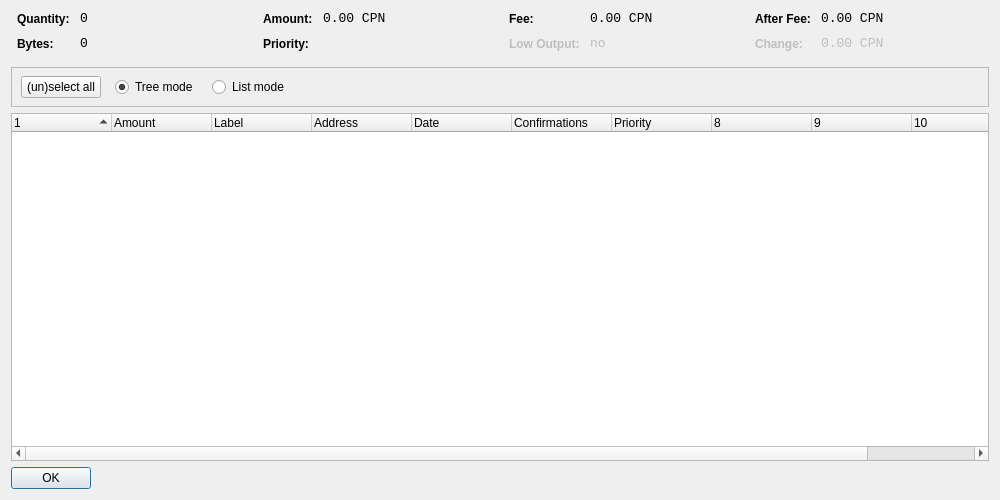
<?xml version="1.0" encoding="UTF-8"?>
<ui version="4.0">
 <class>CoinControlDialog</class>
 <widget class="QDialog" name="CoinControlDialog">
  <property name="geometry">
   <rect>
    <x>0</x>
    <y>0</y>
    <width>1000</width>
    <height>500</height>
   </rect>
  </property>
  <property name="windowTitle">
   <string>Coin Control</string>
  </property>
  <layout class="QVBoxLayout" name="verticalLayout">
   <item>
    <layout class="QHBoxLayout" name="horizontalLayoutTop" stretch="0,0,0,0">
     <property name="topMargin">
      <number>0</number>
     </property>
     <property name="bottomMargin">
      <number>10</number>
     </property>
     <item>
      <layout class="QFormLayout" name="formLayoutCoinControl1">
       <property name="horizontalSpacing">
        <number>10</number>
       </property>
       <property name="verticalSpacing">
        <number>10</number>
       </property>
       <property name="leftMargin">
        <number>6</number>
       </property>
       <property name="rightMargin">
        <number>6</number>
       </property>
       <item row="0" column="0">
        <widget class="QLabel" name="labelCoinControlQuantityText">
         <property name="styleSheet">
          <string notr="true">font-weight:bold;</string>
         </property>
         <property name="text">
          <string>Quantity:</string>
         </property>
        </widget>
       </item>
       <item row="0" column="1">
        <widget class="QLabel" name="labelCoinControlQuantity">
         <property name="font">
          <font>
           <family>Monospace</family>
           <pointsize>10</pointsize>
          </font>
         </property>
         <property name="cursor">
          <cursorShape>IBeamCursor</cursorShape>
         </property>
         <property name="contextMenuPolicy">
          <enum>Qt::ActionsContextMenu</enum>
         </property>
         <property name="text">
          <string notr="true">0</string>
         </property>
         <property name="textInteractionFlags">
          <set>Qt::LinksAccessibleByMouse|Qt::TextSelectableByKeyboard|Qt::TextSelectableByMouse</set>
         </property>
        </widget>
       </item>
       <item row="1" column="0">
        <widget class="QLabel" name="labelCoinControlBytesText">
         <property name="styleSheet">
          <string notr="true">font-weight:bold;</string>
         </property>
         <property name="text">
          <string>Bytes:</string>
         </property>
        </widget>
       </item>
       <item row="1" column="1">
        <widget class="QLabel" name="labelCoinControlBytes">
         <property name="font">
          <font>
           <family>Monospace</family>
           <pointsize>10</pointsize>
          </font>
         </property>
         <property name="cursor">
          <cursorShape>IBeamCursor</cursorShape>
         </property>
         <property name="contextMenuPolicy">
          <enum>Qt::ActionsContextMenu</enum>
         </property>
         <property name="text">
          <string notr="true">0</string>
         </property>
         <property name="textInteractionFlags">
          <set>Qt::LinksAccessibleByMouse|Qt::TextSelectableByKeyboard|Qt::TextSelectableByMouse</set>
         </property>
        </widget>
       </item>
      </layout>
     </item>
     <item>
      <layout class="QFormLayout" name="formLayoutCoinControl2">
       <property name="horizontalSpacing">
        <number>10</number>
       </property>
       <property name="verticalSpacing">
        <number>10</number>
       </property>
       <property name="leftMargin">
        <number>6</number>
       </property>
       <property name="rightMargin">
        <number>6</number>
       </property>
       <item row="0" column="0">
        <widget class="QLabel" name="labelCoinControlAmountText">
         <property name="styleSheet">
          <string notr="true">font-weight:bold;</string>
         </property>
         <property name="text">
          <string>Amount:</string>
         </property>
        </widget>
       </item>
       <item row="0" column="1">
        <widget class="QLabel" name="labelCoinControlAmount">
         <property name="font">
          <font>
           <family>Monospace</family>
           <pointsize>10</pointsize>
          </font>
         </property>
         <property name="cursor">
          <cursorShape>IBeamCursor</cursorShape>
         </property>
         <property name="contextMenuPolicy">
          <enum>Qt::ActionsContextMenu</enum>
         </property>
         <property name="text">
          <string notr="true">0.00 CPN</string>
         </property>
         <property name="textInteractionFlags">
          <set>Qt::LinksAccessibleByMouse|Qt::TextSelectableByKeyboard|Qt::TextSelectableByMouse</set>
         </property>
        </widget>
       </item>
       <item row="1" column="0">
        <widget class="QLabel" name="labelCoinControlPriorityText">
         <property name="styleSheet">
          <string notr="true">font-weight:bold;</string>
         </property>
         <property name="text">
          <string>Priority:</string>
         </property>
        </widget>
       </item>
       <item row="1" column="1">
        <widget class="QLabel" name="labelCoinControlPriority">
         <property name="font">
          <font>
           <family>Monospace</family>
           <pointsize>10</pointsize>
          </font>
         </property>
         <property name="cursor">
          <cursorShape>IBeamCursor</cursorShape>
         </property>
         <property name="contextMenuPolicy">
          <enum>Qt::ActionsContextMenu</enum>
         </property>
         <property name="text">
          <string/>
         </property>
         <property name="textInteractionFlags">
          <set>Qt::LinksAccessibleByMouse|Qt::TextSelectableByKeyboard|Qt::TextSelectableByMouse</set>
         </property>
        </widget>
       </item>
      </layout>
     </item>
     <item>
      <layout class="QFormLayout" name="formLayoutCoinControl3">
       <property name="horizontalSpacing">
        <number>10</number>
       </property>
       <property name="verticalSpacing">
        <number>10</number>
       </property>
       <property name="leftMargin">
        <number>6</number>
       </property>
       <property name="rightMargin">
        <number>6</number>
       </property>
       <item row="0" column="0">
        <widget class="QLabel" name="labelCoinControlFeeText">
         <property name="styleSheet">
          <string notr="true">font-weight:bold;</string>
         </property>
         <property name="text">
          <string>Fee:</string>
         </property>
        </widget>
       </item>
       <item row="0" column="1">
        <widget class="QLabel" name="labelCoinControlFee">
         <property name="font">
          <font>
           <family>Monospace</family>
           <pointsize>10</pointsize>
          </font>
         </property>
         <property name="cursor">
          <cursorShape>IBeamCursor</cursorShape>
         </property>
         <property name="contextMenuPolicy">
          <enum>Qt::ActionsContextMenu</enum>
         </property>
         <property name="text">
          <string notr="true">0.00 CPN</string>
         </property>
         <property name="textInteractionFlags">
          <set>Qt::LinksAccessibleByMouse|Qt::TextSelectableByKeyboard|Qt::TextSelectableByMouse</set>
         </property>
        </widget>
       </item>
       <item row="1" column="0">
        <widget class="QLabel" name="labelCoinControlLowOutputText">
         <property name="enabled">
          <bool>false</bool>
         </property>
         <property name="styleSheet">
          <string notr="true">font-weight:bold;</string>
         </property>
         <property name="text">
          <string>Low Output:</string>
         </property>
        </widget>
       </item>
       <item row="1" column="1">
        <widget class="QLabel" name="labelCoinControlLowOutput">
         <property name="enabled">
          <bool>false</bool>
         </property>
         <property name="font">
          <font>
           <family>Monospace</family>
           <pointsize>10</pointsize>
          </font>
         </property>
         <property name="cursor">
          <cursorShape>IBeamCursor</cursorShape>
         </property>
         <property name="contextMenuPolicy">
          <enum>Qt::ActionsContextMenu</enum>
         </property>
         <property name="text">
          <string notr="true">no</string>
         </property>
         <property name="textInteractionFlags">
          <set>Qt::LinksAccessibleByMouse|Qt::TextSelectableByKeyboard|Qt::TextSelectableByMouse</set>
         </property>
        </widget>
       </item>
      </layout>
     </item>
     <item>
      <layout class="QFormLayout" name="formLayoutCoinControl4">
       <property name="horizontalSpacing">
        <number>10</number>
       </property>
       <property name="verticalSpacing">
        <number>10</number>
       </property>
       <property name="leftMargin">
        <number>6</number>
       </property>
       <property name="rightMargin">
        <number>6</number>
       </property>
       <item row="0" column="0">
        <widget class="QLabel" name="labelCoinControlAfterFeeText">
         <property name="styleSheet">
          <string notr="true">font-weight:bold;</string>
         </property>
         <property name="text">
          <string>After Fee:</string>
         </property>
        </widget>
       </item>
       <item row="0" column="1">
        <widget class="QLabel" name="labelCoinControlAfterFee">
         <property name="font">
          <font>
           <family>Monospace</family>
           <pointsize>10</pointsize>
          </font>
         </property>
         <property name="cursor">
          <cursorShape>IBeamCursor</cursorShape>
         </property>
         <property name="contextMenuPolicy">
          <enum>Qt::ActionsContextMenu</enum>
         </property>
         <property name="text">
          <string notr="true">0.00 CPN</string>
         </property>
         <property name="textInteractionFlags">
          <set>Qt::LinksAccessibleByMouse|Qt::TextSelectableByKeyboard|Qt::TextSelectableByMouse</set>
         </property>
        </widget>
       </item>
       <item row="1" column="0">
        <widget class="QLabel" name="labelCoinControlChangeText">
         <property name="enabled">
          <bool>false</bool>
         </property>
         <property name="styleSheet">
          <string notr="true">font-weight:bold;</string>
         </property>
         <property name="text">
          <string>Change:</string>
         </property>
        </widget>
       </item>
       <item row="1" column="1">
        <widget class="QLabel" name="labelCoinControlChange">
         <property name="enabled">
          <bool>false</bool>
         </property>
         <property name="font">
          <font>
           <family>Monospace</family>
           <pointsize>10</pointsize>
          </font>
         </property>
         <property name="cursor">
          <cursorShape>IBeamCursor</cursorShape>
         </property>
         <property name="contextMenuPolicy">
          <enum>Qt::ActionsContextMenu</enum>
         </property>
         <property name="text">
          <string notr="true">0.00 CPN</string>
         </property>
         <property name="textInteractionFlags">
          <set>Qt::LinksAccessibleByMouse|Qt::TextSelectableByKeyboard|Qt::TextSelectableByMouse</set>
         </property>
        </widget>
       </item>
      </layout>
     </item>
    </layout>
   </item>
   <item>
    <widget class="QFrame" name="frame">
     <property name="minimumSize">
      <size>
       <width>0</width>
       <height>40</height>
      </size>
     </property>
     <property name="frameShape">
      <enum>QFrame::StyledPanel</enum>
     </property>
     <property name="frameShadow">
      <enum>QFrame::Sunken</enum>
     </property>
     <widget class="QWidget" name="horizontalLayoutWidget">
      <property name="geometry">
       <rect>
        <x>10</x>
        <y>0</y>
        <width>781</width>
        <height>41</height>
       </rect>
      </property>
      <layout class="QHBoxLayout" name="horizontalLayoutPanel" stretch="0,0,0,0,0">
       <property name="spacing">
        <number>14</number>
       </property>
       <item>
        <widget class="QPushButton" name="pushButtonSelectAll">
         <property name="sizePolicy">
          <sizepolicy hsizetype="Maximum" vsizetype="Fixed">
           <horstretch>0</horstretch>
           <verstretch>0</verstretch>
          </sizepolicy>
         </property>
         <property name="text">
          <string>(un)select all</string>
         </property>
        </widget>
       </item>
       <item>
        <widget class="QRadioButton" name="radioTreeMode">
         <property name="sizePolicy">
          <sizepolicy hsizetype="Maximum" vsizetype="Fixed">
           <horstretch>0</horstretch>
           <verstretch>0</verstretch>
          </sizepolicy>
         </property>
         <property name="text">
          <string>Tree mode</string>
         </property>
         <property name="checked">
          <bool>true</bool>
         </property>
        </widget>
       </item>
       <item>
        <widget class="QRadioButton" name="radioListMode">
         <property name="sizePolicy">
          <sizepolicy hsizetype="Maximum" vsizetype="Fixed">
           <horstretch>0</horstretch>
           <verstretch>0</verstretch>
          </sizepolicy>
         </property>
         <property name="text">
          <string>List mode</string>
         </property>
        </widget>
       </item>
       <item>
        <spacer name="horizontalSpacer">
         <property name="orientation">
          <enum>Qt::Horizontal</enum>
         </property>
         <property name="sizeHint" stdset="0">
          <size>
           <width>40</width>
           <height>20</height>
          </size>
         </property>
        </spacer>
       </item>
      </layout>
     </widget>
    </widget>
   </item>
   <item>
    <widget class="CoinControlTreeWidget" name="treeWidget">
     <property name="contextMenuPolicy">
      <enum>Qt::CustomContextMenu</enum>
     </property>
     <property name="sortingEnabled">
      <bool>false</bool>
     </property>
     <property name="columnCount">
      <number>11</number>
     </property>
     <attribute name="headerShowSortIndicator" stdset="0">
      <bool>true</bool>
     </attribute>
     <attribute name="headerStretchLastSection">
      <bool>false</bool>
     </attribute>
     <column>
      <property name="text">
       <string/>
      </property>
     </column>
     <column>
      <property name="text">
       <string>Amount</string>
      </property>
     </column>
     <column>
      <property name="text">
       <string>Label</string>
      </property>
     </column>
     <column>
      <property name="text">
       <string>Address</string>
      </property>
     </column>
     <column>
      <property name="text">
       <string>Date</string>
      </property>
     </column>
     <column>
      <property name="text">
       <string>Confirmations</string>
      </property>
      <property name="toolTip">
       <string>Confirmed</string>
      </property>
     </column>
     <column>
      <property name="text">
       <string>Priority</string>
      </property>
     </column>
     <column>
      <property name="text">
       <string/>
      </property>
     </column>
     <column>
      <property name="text">
       <string/>
      </property>
     </column>
     <column>
      <property name="text">
       <string/>
      </property>
     </column>
     <column>
      <property name="text">
       <string/>
      </property>
     </column>
    </widget>
   </item>
   <item>
    <widget class="QDialogButtonBox" name="buttonBox">
     <property name="sizePolicy">
      <sizepolicy hsizetype="Maximum" vsizetype="Fixed">
       <horstretch>0</horstretch>
       <verstretch>0</verstretch>
      </sizepolicy>
     </property>
     <property name="orientation">
      <enum>Qt::Horizontal</enum>
     </property>
     <property name="standardButtons">
      <set>QDialogButtonBox::Ok</set>
     </property>
    </widget>
   </item>
  </layout>
 </widget>
 <customwidgets>
  <customwidget>
   <class>CoinControlTreeWidget</class>
   <extends>QTreeWidget</extends>
   <header>coincontroltreewidget.h</header>
  </customwidget>
 </customwidgets>
 <resources/>
 <connections/>
</ui>
